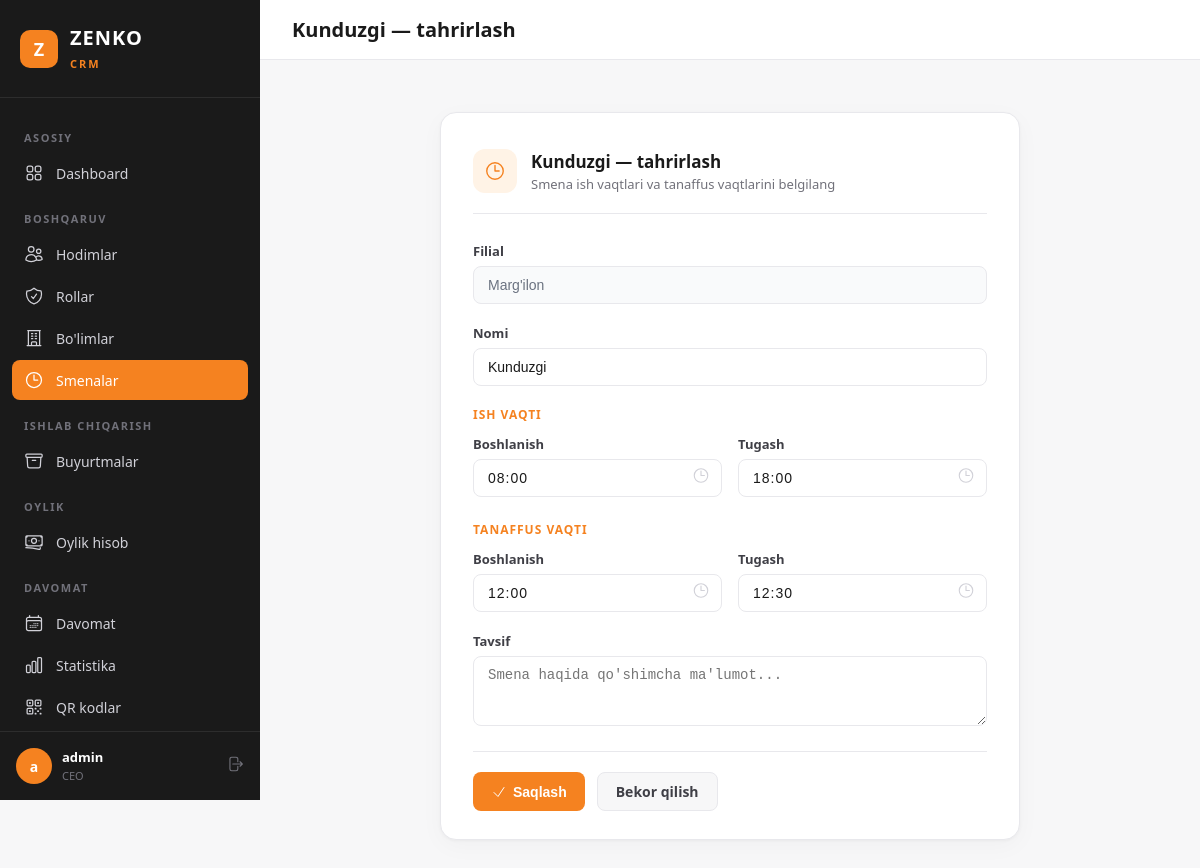
Screenshot of /ceo/shifts/4/edit/ (signed in) with the database file from the repository.
### apps/users/models.py (models this page shows, shortened)
class User(AbstractUser):
    first_name = None
    last_name = None
    email = None
    name = models.CharField('Ism', max_length=150)
    phone = models.CharField('Telefon raqam', max_length=20, blank=True)
    role = models.ForeignKey(
        Role,
        verbose_name='Rol',
        on_delete=models.SET_NULL,
        related_name='users',
        null=True,
        blank=True,
    )
    department = models.ForeignKey(
        Department,
        verbose_name='Bo\'lim',
        on_delete=models.SET_NULL,
        related_name='users',
        null=True,
        blank=True,
    )
    shift = models.ForeignKey(
        Shift,
        verbose_name='Smena',
        on_delete=models.SET_NULL,
        related_name='users',
        null=True,
        blank=True,
    )
    branch = models.ForeignKey(
        Branch,
        verbose_name='Filial',
        on_delete=models.PROTECT,
        related_name='users',
        null=True,
        blank=True,
    )
    REQUIRED_FIELDS = ['name']
    class Meta:
        verbose_name = 'Hodim'
        verbose_name_plural = 'Hodimlar'
        ordering = ['-date_joined']

class Branch(models.Model):
    name = models.CharField('Nomi', max_length=200, unique=True)
    address = models.CharField('Manzil', max_length=300, blank=True)
    phone = models.CharField('Telefon', max_length=20, blank=True)
    is_active = models.BooleanField('Faol', default=True)
    created_at = models.DateTimeField(auto_now_add=True)
    class Meta:
        verbose_name = 'Filial'
        verbose_name_plural = 'Filiallar'
        ordering = ['name']

class Shift(models.Model):
    name = models.CharField('Nomi', max_length=100)
    start_time = models.TimeField('Boshlanish vaqti')
    end_time = models.TimeField('Tugash vaqti')
    break_start = models.TimeField('Tanaffus boshlanishi', null=True, blank=True)
    break_end = models.TimeField('Tanaffus tugashi', null=True, blank=True)
    description = models.TextField('Tavsif', blank=True)
    branch = models.ForeignKey(
        Branch,
        verbose_name='Filial',
        on_delete=models.PROTECT,
        related_name='shifts',
        null=True,
        blank=True,
    )
    created_at = models.DateTimeField(auto_now_add=True)
    class Meta:
        verbose_name = 'Smena'
        verbose_name_plural = 'Smenalar'
        ordering = ['start_time']
        unique_together = ['name', 'branch']

### apps/ceo/views.py (the view, shortened to what this page needs)
# urls.py: path('shifts/<int:pk>/edit/', views.ShiftUpdateView.as_view(), name='shift_update'),
class ShiftUpdateView(CEORequiredMixin, UpdateView):
    model = Shift
    form_class = ShiftForm
    template_name = 'ceo/shift_form.html'
    success_url = reverse_lazy('ceo:shift_list')
    def get_queryset(self):
        branch = self.get_branch()
        qs = Shift.objects.all()
        if branch:
            qs = qs.filter(branch=branch)
        return qs
    def get_context_data(self, **kwargs):
        ctx = super().get_context_data(**kwargs)
        ctx.update({
            'active_nav': 'shifts',
            'title': f'{self.object.name} — tahrirlash',
            'cancel_url': self.success_url,
            'branch': self.get_branch(),
        })
        return ctx

### apps/ceo/forms.py
class ShiftForm(forms.ModelForm):
    class Meta:
        model = Shift
        fields = ('name', 'start_time', 'end_time', 'break_start', 'break_end', 'description')
    def __init__(self, *args, **kwargs):
        super().__init__(*args, **kwargs)
        time_attrs = {
            'class': 'form-control',
            'maxlength': '5',
            'pattern': r'([01]?[0-9]|2[0-3]):[0-5][0-9]',
        }
        self.fields['start_time'].widget = forms.TimeInput(
            format='%H:%M', attrs={**time_attrs, 'placeholder': '08:00'},
        )
        self.fields['end_time'].widget = forms.TimeInput(
            format='%H:%M', attrs={**time_attrs, 'placeholder': '17:00'},
        )
        self.fields['break_start'].widget = forms.TimeInput(
            format='%H:%M', attrs={**time_attrs, 'placeholder': '12:00'},
        )
        self.fields['break_end'].widget = forms.TimeInput(
            format='%H:%M', attrs={**time_attrs, 'placeholder': '13:00'},
        )

### apps/ceo/views.py (called while the page is built)
    def dispatch(self, request, *args, **kwargs):
        if not request.user.is_authenticated:
            return self.handle_no_permission()
        if not (request.user.role and request.user.role.name == 'CEO'):
            if not request.user.is_superuser:
                messages.error(request, 'Sizda bu sahifaga kirish huquqi yo\'q.')
                return redirect('login')
        return super().dispatch(request, *args, **kwargs)

    def get_branch(self):
        return getattr(self.request.user, 'branch', None)

### apps/ceo/templates/ceo/shift_form.html (shortened to what this page needs)
{% extends "ceo/base.html" %}
{% block page_title %}{{ title }}{% endblock %}
{% block content %}
<div class="shift-form-wrapper">
    <div class="shift-card">
        <div class="form-header">
            <div class="icon-box">
                <svg xmlns="http://www.w3.org/2000/svg" fill="none" viewBox="0 0 24 24" stroke-width="1.5" stroke="currentColor"><path stroke-linecap="round" stroke-linejoin="round" d="M12 6v6h4.5m4.5 0a9 9 0 1 1-18 0 9 9 0 0 1 18 0Z"/></svg>
            </div>
            <div class="header-text">
                <h3>{{ title }}</h3>
                <p>Smena ish vaqtlari va tanaffus vaqtlarini belgilang</p>
            </div>
        </div>
        <form method="post">
            {% if branch %}
            <div class="form-group">
                <label>Filial</label>
                <input type="text" class="form-control" value="{{ branch.name }}" disabled
                       style="background:#F9FAFB;color:#6B7280;cursor:not-allowed;">
            </div>
            {% endif %}
            <div class="form-group">
                <label for="id_name">Nomi</label>
                <input type="text" name="name" id="id_name" class="form-control"
                       value="{{ form.name.value|default:'' }}" required placeholder="Masalan: Kunduzgi">
            </div>
            <div class="section-label">Ish vaqti</div>
            <div class="time-grid">
                <div class="form-group">
                    <label for="id_start_time">Boshlanish</label>
                    <div class="time-input-wrap">
                        {{ form.start_time }}
                        <span class="time-icon">
                        </span>
                    </div>
                </div>
                <div class="form-group">
                    <label for="id_end_time">Tugash</label>
                    <div class="time-input-wrap">
                        {{ form.end_time }}
                        <span class="time-icon">
                        </span>
                    </div>
                </div>
            </div>
            <div class="section-label">Tanaffus vaqti</div>
            <div class="time-grid">
                <div class="form-group">
                    <label for="id_break_start">Boshlanish</label>
                    <div class="time-input-wrap">
                        {{ form.break_start }}
                        <span class="time-icon">
                        </span>
                    </div>
                </div>
                <div class="form-group">
                    <label for="id_break_end">Tugash</label>
                    <div class="time-input-wrap">
                        {{ form.break_end }}
                        <span class="time-icon">
                        </span>
                    </div>
                </div>
            </div>
            <div class="form-group">
                <label for="id_description">Tavsif</label>
                <textarea name="description" id="id_description" class="form-control" rows="3"
                          placeholder="Smena haqida qo'shimcha ma'lumot...">{{ form.description.value|default:'' }}</textarea>
            </div>
            <div class="form-actions">
                <button type="submit" class="btn btn-primary">
                    <svg xmlns="http://www.w3.org/2000/svg" fill="none" viewBox="0 0 24 24" stroke-width="1.5" stroke="currentColor"><path stroke-linecap="round" stroke-linejoin="round" d="m4.5 12.75 6 6 9-13.5"/></svg>
                    Saqlash
                </button>
                <a href="{{ cancel_url }}" class="btn btn-secondary">Bekor qilish</a>
            </div>
        </form>
    </div>
</div>
{% endblock %}

### apps/ceo/templates/ceo/base.html (shortened to what this page needs)
{% load static %}
<!DOCTYPE html>
<html lang="uz">
<head>
</head>
<body>
    <aside class="sidebar" id="sidebar">
        <div class="sidebar-brand">
            <div class="logo">Z</div>
            <div>
                <span>ZENKO</span><br>
                <small>CRM</small>
            </div>
        </div>
        <nav class="sidebar-nav">
            <div class="nav-label">Asosiy</div>
            <a href="{% url 'ceo:dashboard' %}" class="nav-link {% if active_nav == 'dashboard' %}active{% endif %}">
                Dashboard
            </a>
            <div class="nav-label">Boshqaruv</div>
            <a href="{% url 'ceo:user_list' %}" class="nav-link {% if active_nav == 'users' %}active{% endif %}">
                Hodimlar
            </a>
            <a href="{% url 'ceo:role_list' %}" class="nav-link {% if active_nav == 'roles' %}active{% endif %}">
                Rollar
            </a>
            <a href="{% url 'ceo:department_list' %}" class="nav-link {% if active_nav == 'departments' %}active{% endif %}">
                Bo'limlar
            </a>
            <a href="{% url 'ceo:shift_list' %}" class="nav-link {% if active_nav == 'shifts' %}active{% endif %}">
                <svg xmlns="http://www.w3.org/2000/svg" fill="none" viewBox="0 0 24 24" stroke-width="1.5" stroke="currentColor"><path stroke-linecap="round" stroke-linejoin="round" d="M12 6v6h4.5m4.5 0a9 9 0 1 1-18 0 9 9 0 0 1 18 0Z"/></svg>
                Smenalar
            </a>
            <div class="nav-label">Ishlab chiqarish</div>
            <a href="{% url 'order:order_list' %}" class="nav-link {% if active_nav == 'orders' %}active{% endif %}">
                Buyurtmalar
            </a>
            <div class="nav-label">Oylik</div>
            <a href="{% url 'ceo:salary_list' %}" class="nav-link {% if active_nav == 'salary' %}active{% endif %}">
                Oylik hisob
            </a>
            <div class="nav-label">Davomat</div>
            <a href="{% url 'ceo:attendance_list' %}" class="nav-link {% if active_nav == 'attendance' %}active{% endif %}">
                Davomat
            </a>
            <a href="{% url 'ceo:attendance_stats' %}" class="nav-link {% if active_nav == 'stats' %}active{% endif %}">
                Statistika
            </a>
            <a href="{% url 'ceo:qr_cards_all' %}" class="nav-link {% if active_nav == 'qr_cards' %}active{% endif %}">
                QR kodlar
            </a>
        </nav>
        <div class="sidebar-footer">
            <div class="sidebar-user">
                <div class="avatar">{{ request.user.name|make_list|first|default:"C" }}</div>
                <div class="info">
                    <strong>{{ request.user.name }}</strong>
                    <small>CEO</small>
                </div>
                <a href="{% url 'logout' %}" class="btn-logout" title="Chiqish">
                </a>
            </div>
        </div>
    </aside>
    <div class="main">
        <header class="topbar">
            <div style="display:flex;align-items:center;gap:12px;">
                <h1>{% block page_title %}Dashboard{% endblock %}</h1>
            </div>
        </header>
        <div class="content">
            {% block content %}{% endblock %}
        </div>
    </div>
</body>
</html>

### apps/ceo/templates/ceo/base.html (style rules this page uses)
:root { --orange: #F58220; --orange-hover: #E0741A; --orange-light: #FFF3E6; --black: #1A1A1A; --dark: #2D2D2D; --gray-100: #F7F7F8; --gray-200: #E8E8EC; --gray-300: #D1D1D8; --gray-500: #71717A; --gray-700: #3F3F46; --white: #FFFFFF; --red: #EF4444; --green: #22C55E; --sidebar-w: 260px; }
* { margin: 0; padding: 0; box-sizing: border-box; }
body { font-family: 'Segoe UI', system-ui, -apple-system, sans-serif; background: var(--gray-100); color: var(--black); min-height: 100vh; }
.sidebar { position: fixed; top: 0; left: 0; width: var(--sidebar-w); height: 100vh; background: var(--black); display: flex; flex-direction: column; z-index: 100; transition: transform .3s; }
.sidebar-brand { padding: 24px 20px; border-bottom: 1px solid var(--dark); display: flex; align-items: center; gap: 12px; }
.sidebar-brand .logo { width: 38px; height: 38px; background: var(--orange); border-radius: 10px; display: flex; align-items: center; justify-content: center; font-weight: 800; color: var(--white); font-size: 18px; }
.sidebar-brand span { color: var(--white); font-size: 20px; font-weight: 700; letter-spacing: 1px; }
.sidebar-brand small { color: var(--orange); font-size: 11px; font-weight: 600; text-transform: uppercase; letter-spacing: 2px; }
.sidebar-nav { flex: 1; padding: 16px 12px; overflow-y: auto; }
.nav-label { color: var(--gray-500); font-size: 11px; font-weight: 600; text-transform: uppercase; letter-spacing: 1.5px; padding: 16px 12px 8px; }
.nav-link { display: flex; align-items: center; gap: 12px; padding: 10px 12px; color: var(--gray-300); text-decoration: none; border-radius: 8px; font-size: 14px; font-weight: 500; transition: all .2s; margin-bottom: 2px; }
.nav-link.active { background: var(--orange); color: var(--white); }
.nav-link svg { width: 20px; height: 20px; flex-shrink: 0; }
.sidebar-footer { padding: 16px; border-top: 1px solid var(--dark); }
.sidebar-user { display: flex; align-items: center; gap: 10px; color: var(--gray-300); font-size: 13px; }
.sidebar-user .avatar { width: 36px; height: 36px; background: var(--orange); border-radius: 50%; display: flex; align-items: center; justify-content: center; font-weight: 700; color: var(--white); font-size: 14px; }
.sidebar-user .info { flex: 1; }
.sidebar-user .info strong { display: block; color: var(--white); font-size: 13px; }
.sidebar-user .info small { color: var(--gray-500); font-size: 11px; }
.btn-logout { color: var(--gray-500); text-decoration: none; font-size: 13px; transition: color .2s; }
.main { margin-left: var(--sidebar-w); min-height: 100vh; }
.topbar { background: var(--white); border-bottom: 1px solid var(--gray-200); padding: 16px 32px; display: flex; align-items: center; justify-content: space-between; position: sticky; top: 0; z-index: 50; }
.topbar h1 { font-size: 20px; font-weight: 700; color: var(--black); }
.content { padding: 32px; }
.btn { display: inline-flex; align-items: center; gap: 6px; padding: 9px 18px; border-radius: 8px; font-size: 14px; font-weight: 600; text-decoration: none; border: none; cursor: pointer; transition: all .2s; }
.btn svg { width: 16px; height: 16px; }
.btn-primary { background: var(--orange); color: var(--white); }
.btn-secondary { background: var(--gray-100); color: var(--gray-700); border: 1px solid var(--gray-200); }
.form-group { margin-bottom: 20px; }
.form-group label { display: block; font-size: 13px; font-weight: 600; color: var(--gray-700); margin-bottom: 6px; }
.form-control { width: 100%; padding: 10px 14px; border: 1px solid var(--gray-200); border-radius: 8px; font-size: 14px; color: var(--black); background: var(--white); transition: border-color .2s; }
.form-actions { display: flex; gap: 12px; padding-top: 8px; }

### rows the page displays
User: user.name|make_list "a", user.name "admin"
Branch: name "Marg'ilon"
Shift: name "Kunduzgi", start_time "08:00", end_time "18:00", break_start "12:00", break_end "12:30"

### other values shown
{{ title }} "Kunduzgi — tahrirlash"
